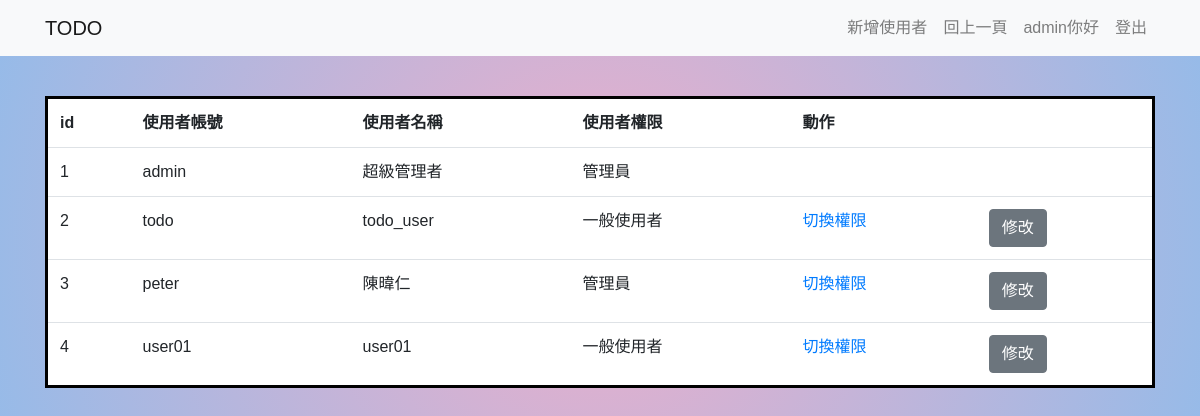
Page /member_list.php (signed in) on the committed database.
### tables this page shows
CREATE TABLE `users` (
  `id` int(10) UNSIGNED NOT NULL,
  `user` varchar(100) NOT NULL,
  `user_name` varchar(20) NOT NULL,
  `pw` varchar(100) NOT NULL,
  `role` int(1) NOT NULL DEFAULT 1
);

### member_list.php (the view, shortened to what this page needs)
<?php
try {
    require_once("pdo.php");
    $sql = "SELECT * FROM users";
    $stmt = $pdo->prepare($sql);
    $stmt->execute();
} catch (PDOException $e) {
    echo $e->getMessage();
}
?>
<!DOCTYPE html>
<html lang="en">
<head>
    <link rel="stylesheet" href="./asset/bootstrap.css">
</head>
<body>
    <nav class="navbar navbar-expand-lg navbar-light bg-light fixed-top">
        <div class="container">
            <a class="navbar-brand" href="todo_list.php">TODO</a>
            <div class="collapse navbar-collapse" id="navbarScroll">
                <ul class="navbar-nav ml-auto my-2 my-lg-0 navbar-nav-scroll " style="max-height: 100px;">
                    <li class="nav-item">
                        <?php
                        if ($_SESSION["AUTH"]["role"] == 0) {
                            echo '<a class="nav-link" href="register.php">新增使用者</a>';
                        }
                        ?>
                    </li>
                    <li class="nav-item">
                        <a href="todo_list.php" class="nav-link">回上一頁</a>
                    </li>
                    <li class="nav-item">
                        <div class="nav-link">
                            <?php
                            if (isset($_SESSION["AUTH"])) {
                                echo $_SESSION["AUTH"]["user"] . "你好";
                            }
                            ?>
                        </div>
                    </li>
                    <li class="nav-item">
                        <?php
                        if (isset($_SESSION["AUTH"])) {
                            echo '<a class="nav-link" href="logout.php">登出</a>';
                        }
                        ?>
                    </li>
                </ul>
            </div>
        </div>
    </nav>
    <div class="container my-5 py-5">
        <table class="table">
            <tr>
                <th>id</th>
                <th>使用者帳號</th>
                <th>使用者名稱</th>
                <th>使用者權限</th>
                <th>動作</th>
            </tr>
            <?php while ($row = $stmt->fetch()) { ?>
                <tr>
                    <td><?php echo $row["id"]; ?></td>
                    <td><?php echo $row["user"]; ?></td>
                    <td><?php echo $row["user_name"]; ?></td>
                    <td><?php
                        switch ($row["role"]) {
                            case 0:
                                echo "管理員";
                                break;
                            case 1:
                                echo "一般使用者";
                                break;
                        }
                        ?></td>
                    <td>
                        <?php if ($row["id"] == 1) { ?>
                        <?php } elseif ($row["id"] == $_SESSION["AUTH"]["id"]) { ?>
                            <span class="text-secondary">切換權限</span>
                        <?php } else { ?>
                            <a href="switch_role.php?role=<?php echo $row["role"]; ?>&id=<?php echo $row["id"]; ?>">切換權限</a>
                        <?php } ?>
                    </td>
                    <td>
                        <?php if ($row["id"] == 1) { ?>
                        <?php } else { ?>
                            <a class="btn btn-secondary" href="member_edit.php?id=<?php echo $row["id"] ?>">修改</a>
                        <?php } ?>
                    </td>
                </tr>
            <?php } ?>
        </table>
    </div>
</body>
</html>

### member_list.php (style rules this page uses)
* { padding: 0; margin: 0; box-sizing: border-box; }
body { font-family: "Noto Sans TC", sans-serif; background: rgb(238, 174, 202); background: radial-gradient(circle, #eeaeca 0%, #94bbe9 100%); }
.table { border: 3px solid #000; background: white; margin-bottom: 0; }

### rows in the picture
users: id "1", user "admin", user_name "超級管理者", role "管理員"
users: id "2", user "todo", user_name "todo_user", role "一般使用者"
users: id "3", user "peter", user_name "陳暐仁", role "管理員"
users: id "4", user "user01", user_name "user01", role "一般使用者"

### other values in the picture
$_SESSION["AUTH"]["user"] "admin"
